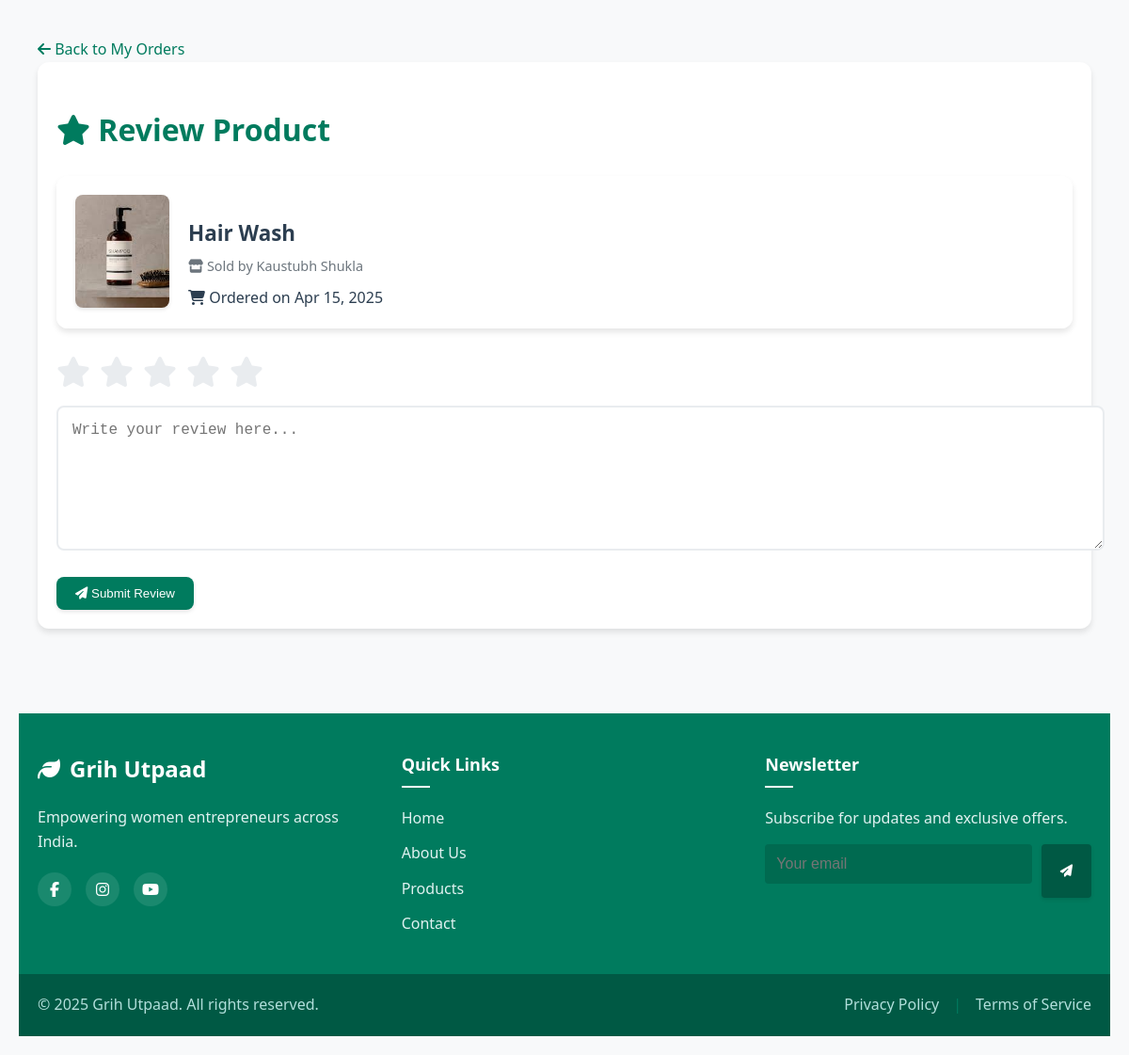
/dashboards/consumers/review_product.php?product_id=1 (signed in), run on the app's committed database.
### tables this page shows
CREATE TABLE `orders` (
  `id` int(11) NOT NULL AUTO_INCREMENT,
  `consumer_id` int(11) NOT NULL,
  `product_id` int(11) NOT NULL,
  `status` enum('pending','fulfilled','cancelled') DEFAULT 'pending',
  `ordered_at` timestamp NOT NULL DEFAULT current_timestamp(),
  `fulfilled_at` timestamp NULL DEFAULT NULL,
  `quantity` int(11) NOT NULL,
  `total_price` decimal(10,2) NOT NULL,
  `shipping_address` text NOT NULL,
  `phone` varchar(20) NOT NULL,
  `updated_by` int(11) DEFAULT NULL,
  `updated_at` timestamp NULL DEFAULT NULL,
  PRIMARY KEY (`id`),
  KEY `consumer_id` (`consumer_id`),
  KEY `product_id` (`product_id`),
  KEY `updated_by` (`updated_by`),
  CONSTRAINT `orders_ibfk_1` FOREIGN KEY (`consumer_id`) REFERENCES `users` (`id`),
  CONSTRAINT `orders_ibfk_2` FOREIGN KEY (`product_id`) REFERENCES `products` (`id`),
  CONSTRAINT `orders_ibfk_3` FOREIGN KEY (`updated_by`) REFERENCES `users` (`id`)
);

CREATE TABLE `products` (
  `id` int(11) NOT NULL AUTO_INCREMENT,
  `user_id` int(11) NOT NULL,
  `title` varchar(150) NOT NULL,
  `description` text DEFAULT NULL,
  `category_id` int(11) DEFAULT NULL,
  `price` decimal(10,2) DEFAULT NULL,
  `is_approved` tinyint(1) DEFAULT 0,
  `image` varchar(255) DEFAULT NULL,
  `approved` tinyint(1) NOT NULL DEFAULT 0,
  `approved_by` int(11) DEFAULT NULL,
  `approved_at` timestamp NULL DEFAULT NULL,
  `created_at` timestamp NOT NULL DEFAULT current_timestamp(),
  PRIMARY KEY (`id`),
  KEY `user_id` (`user_id`),
  KEY `products_ibfk_2` (`approved_by`),
  KEY `category` (`category_id`)
);

CREATE TABLE `users` (
  `id` int(11) NOT NULL AUTO_INCREMENT,
  `name` varchar(100) NOT NULL,
  `email` varchar(100) NOT NULL,
  `password` varchar(255) NOT NULL,
  `role` enum('webmaster','female_householder','consumer','admin') NOT NULL,
  `registered_at` timestamp NOT NULL DEFAULT current_timestamp(),
  `is_blocked` tinyint(1) NOT NULL DEFAULT 0,
  `registration_date` timestamp NOT NULL DEFAULT current_timestamp(),
  `phone` varchar(20) DEFAULT NULL,
  `address` text DEFAULT NULL,
  `about` text DEFAULT NULL,
  `last_modified` timestamp NULL DEFAULT current_timestamp() ON UPDATE current_timestamp(),
  PRIMARY KEY (`id`),
  UNIQUE KEY `email` (`email`)
);

### dashboards/consumers/review_product.php (the view, shortened to what this page needs)
<?php
require_once('../../config/db.php');
$product_id = isset($_GET['product_id']) ? (int)$_GET['product_id'] : 0;
$order_check = $conn->prepare("
    SELECT o.*, p.title, p.image, u.name as seller_name
    FROM orders o
    JOIN products p ON o.product_id = p.id
    JOIN users u ON p.user_id = u.id
    WHERE o.product_id = ? AND o.consumer_id = ?
    LIMIT 1
");
$order_check->bind_param("ii", $product_id, $_SESSION['user']['id']);
$order_check->execute();
$order = $order_check->get_result()->fetch_assoc();
$existing_review = $conn->prepare("
    SELECT * FROM reviews
    WHERE product_id = ? AND consumer_id = ?
    LIMIT 1
");
$existing_review->bind_param("ii", $product_id, $_SESSION['user']['id']);
$existing_review->execute();
$review = $existing_review->get_result()->fetch_assoc();
?>
<!DOCTYPE html>
<html>
<head>
    <link rel="stylesheet" href="../../assets/uploads/css/style.css">
    <link rel="stylesheet" href="https://cdnjs.cloudflare.com/ajax/libs/font-awesome/6.5.0/css/all.min.css">
</head>
<body>
    <div class="container">
        <a href="my_orders.php" class="back-link">
            <i class="fas fa-arrow-left"></i> Back to My Orders
        </a>
        <div class="card">
            <h2><i class="fas fa-star"></i> Review Product</h2>
            <div class="product-info">
                <img src="../../assets/uploads/<?php echo htmlspecialchars($order['image']); ?>"
                     alt="<?php echo htmlspecialchars($order['title']); ?>"
                     class="product-image">
                <div class="product-details">
                    <h3 class="product-title"><?php echo htmlspecialchars($order['title']); ?></h3>
                    <div class="seller-name">
                        <i class="fas fa-store"></i>
                        Sold by <?php echo htmlspecialchars($order['seller_name']); ?>
                    </div>
                    <div>
                        <i class="fas fa-shopping-cart"></i>
                        Ordered on <?php echo date('M d, Y', strtotime($order['ordered_at'])); ?>
                    </div>
                </div>
            </div>
            <form method="POST">
                <div class="star-rating">
                    <label for="star5" class="fas fa-star"></label>
                    <label for="star4" class="fas fa-star"></label>
                    <label for="star3" class="fas fa-star"></label>
                    <label for="star2" class="fas fa-star"></label>
                    <label for="star1" class="fas fa-star"></label>
                </div>
                <textarea name="review" class="review-text" placeholder="Write your review here..."><?php echo $review ? htmlspecialchars($review['review_text']) : ''; ?></textarea>
                <button type="submit" class="btn">
                    <i class="fas fa-paper-plane"></i>
                    <?php echo $review ? 'Update Review' : 'Submit Review'; ?>
                </button>
            </form>
        </div>
    </div>
<?php include('../../includes/footer.php'); ?>
</body>
</html>

### assets/uploads/css/style.css (style rules this page uses)
body { font-family: 'Segoe UI', sans-serif; margin: 0; padding: 20px; background-color: #f8f9fa; color: #2c3e50; line-height: 1.6; }
.container { max-width: 1200px; margin: 0 auto; padding: 20px; }
h2 { color: #007B5E; font-size: 2rem; margin-bottom: 1.5rem; font-weight: 600; }
a { color: #007B5E; text-decoration: none; transition: color 0.3s ease; }
.card { background: white; border-radius: 12px; box-shadow: 0 4px 6px rgba(0, 0, 0, 0.1); padding: 20px; margin-bottom: 20px; }
img { max-width: 100px; height: auto; border-radius: 8px; box-shadow: 0 2px 4px rgba(0, 0, 0, 0.1); transition: transform 0.3s ease; }
button, .btn { padding: 10px 20px; background-color: #007B5E; color: white; border: none; border-radius: 8px; cursor: pointer; transition: all 0.3s ease; font-weight: 500; text-decoration: none; display: inline-block; box-shadow: 0 2px 4px rgba(0, 0, 0, 0.1); }
input[type="text"], input[type="number"], input[type="email"], input[type="password"], select, textarea { padding: 12px; border: 2px solid #e9ecef; border-radius: 8px; width: 100%; margin-bottom: 15px; transition: border-color 0.3s ease; font-size: 1rem; }
.card { animation: fadeIn 0.5s ease-out; }

### dashboards/consumers/review_product.php (style rules this page uses)
.product-info { display: flex; gap: 20px; margin-bottom: 30px; padding: 20px; background: rgba(255, 255, 255, 0.9); border-radius: 12px; box-shadow: 0 4px 6px rgba(0, 0, 0, 0.1); }
.product-image { width: 120px; height: 120px; object-fit: cover; border-radius: 8px; }
.product-details { flex: 1; }
.product-title { font-size: 1.4rem; color: #2c3e50; margin-bottom: 5px; }
.seller-name { color: #6c757d; font-size: 0.9rem; margin-bottom: 10px; }
.star-rating { display: flex; gap: 10px; margin-bottom: 20px; }
.star-rating label { cursor: pointer; font-size: 2rem; color: #e9ecef; transition: color 0.2s ease; }
.review-text { width: 100%; min-height: 120px; padding: 15px; border: 2px solid #e9ecef; border-radius: 8px; margin-bottom: 20px; resize: vertical; }

### data on the page
orders: product.image (picture), product.title "Hair Wash", users.name "Kaustubh Shukla", ordered_at "Apr 15, 2025"
